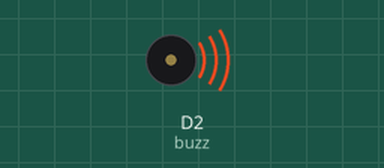
This program was run on a simulated Raspberry Pi (BCM pin numbers) with a GrovePi. Shown: buzzer (waves = sounding, pin HIGH). What the program prints to the terminal is not drawn. At 0.6 s the program stops and its outputs stay as they are.

Above: at 0.07 s.
Timing chart, 0 to 2.1 s (numbered marks = the images above):
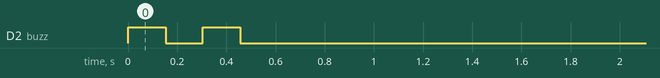

The program:

buzz.py
```python
#!/usr/bin/env python
print("BUZZZ")
import time
from grovepi import *

buzz = 2

pinMode(buzz,"OUTPUT")

print ("BUZZER TEST, Pin D2")

for x in range(buzz):
    try:
        #Blink the LED
        digitalWrite(buzz,1)		# Send HIGH to switch on LED
        print ("LED ON!")
        time.sleep(0.15)

        digitalWrite(buzz,0)		# Send LOW to switch off LED
        print ("LED OFF!")
        time.sleep(0.15)

    except KeyboardInterrupt:	# Turn LED off before stopping
        digitalWrite(buzz,0)
        break
    except IOError:				# Print "Error" if communication error encountered
        print ("Error")
```

Measured:
- by itself, D2 (buzz): alternates HIGH for 0.15 s and LOW for 0.15 s, 4 changes in all, then stays LOW
